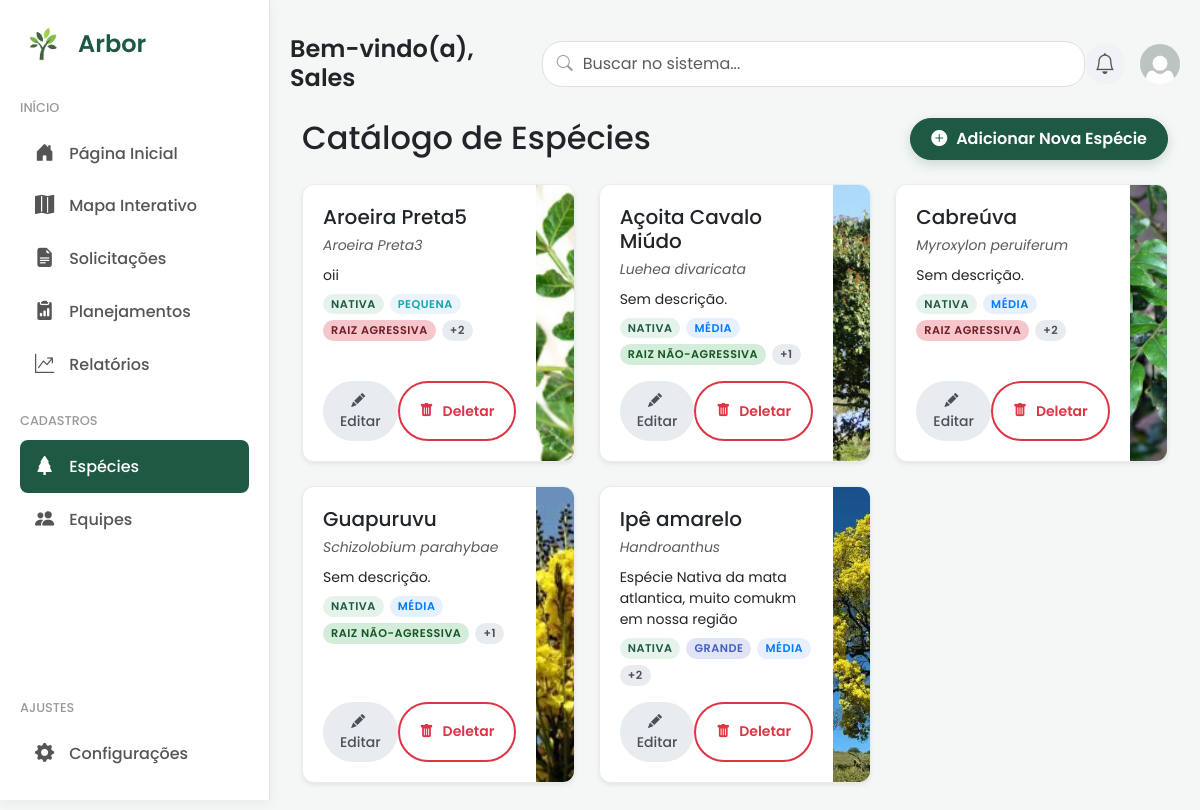
Screenshot of /especies/ (signed in) with the database file from the repository.
### core/models.py (models this page shows, shortened)
class Profile(models.Model):
    user = models.OneToOneField(User, on_delete=models.CASCADE)
    imagem = models.ImageField(default='profile_pics/default.jpg', upload_to='profile_pics')
    cidade_principal = models.ForeignKey(
        CidadePermitida,
        on_delete=models.SET_NULL, # Se a cidade for apagada, não apaga o perfil
        null=True,
        blank=True,
        related_name="usuarios_residentes"
    )
    cidades_secundarias = models.ManyToManyField(
        CidadePermitida,
        blank=True,
        related_name="usuarios_visitantes"
    )

class Especie(models.Model):
    nome_popular = models.CharField(max_length=150, unique=True)
    nome_cientifico =  models.CharField(max_length=150, blank=True, null=True)
    descricao = models.TextField(blank=True, null=True)
    imagem = models.ImageField(upload_to='especies_fotos/', blank=True, null=True, help_text="Foto que aparecerá no card do catálogo.")
    tags = models.ManyToManyField(Tag, blank=True, related_name="especies")

class Tag(models.Model):
    nome = models.CharField(max_length=50, unique=True, help_text="Ex: Nativa, Frutífera, Ornamental")
    cor_fundo = models.CharField(max_length=7, default="#E9ECEF", help_text="Cor de fundo da tag (formato HEX, ex: #E9ECEF)")
    cor_texto = models.CharField(max_length=7, default="#495057", help_text="Cor do texto da tag (formato HEX, ex: #495057)")
    categoria = models.ForeignKey(TagCategory, on_delete=models.CASCADE, related_name="tags", null=True)
    class Meta:
        verbose_name = "Tag"
        verbose_name_plural = "Tags"
        ordering = ['categoria__nome', 'nome']

### core/views.py (the view)
# urls.py: path('especies/', especie_list, name='especie_list'),
@login_required
def especie_list(request):
    especies = Especie.objects.prefetch_related('tags').order_by('nome_popular')
    paginator = Paginator(especies, 9)
    page_number = request.GET.get('page')
    page_obj = paginator.get_page(page_number)
    return render(request, 'core/especie_list.html', {'especies': page_obj})

### core/templates/core/especie_list.html (shortened to what this page needs)
{% extends 'core/base_app.html' %}
{% load static %}
{% block content %}
    <div class="page-header d-flex justify-content-between align-items-center mb-4">
        <h2 class="mb-0">Catálogo de Espécies</h2>
        <a href="{% url 'especie_create' %}" class="btn btn-principal-acao">
            <i class="bi bi-plus-circle-fill me-1"></i>
            Adicionar Nova Espécie
        </a>
    </div>
    <div class="row">
        {% for especie in especies %}
            <div class="col-lg-4 col-md-6 mb-4 d-flex">
                <div class="card card-especie-horizontal h-100 shadow-sm">
                    <div class="card-body-content d-flex flex-column">
                        <div>
                            <h5 class="card-title mb-1">{{ especie.nome_popular }}</h5>
                            <small class="text-muted fst-italic">{{ especie.nome_cientifico|default:"" }}</small>
                            <p class="card-text small my-2">{{ especie.descricao|default:"Sem descrição."|truncatewords:15 }}</p>
                            {% if especie.tags.all %}
                            <div class="tags-container">
                                {% for tag in especie.tags.all|slice:":3" %}
                                    <span class="tag" style="background-color: {{ tag.cor_fundo }}; color: {{ tag.cor_texto }};">{{ tag.nome }}</span>
                                {% endfor %}
                                {% if especie.tags.all.count > 3 %}
                                    <span class="tag tag-more">+{{ especie.tags.all.count|add:"-3" }}</span>
                                {% endif %}
                            </div>
                            {% endif %}
                            </div>
                        <div class="mt-auto pt-3 d-flex justify-content-between">
                            <a href="{% url 'especie_update' pk=especie.pk %}" class="btn btn-secondary-custom btn-sm">
                                <i class="bi bi-pencil-fill me-1"></i> Editar
                            </a>
                            <a href="{% url 'especie_delete' pk=especie.pk %}" class="btn btn-danger-outline btn-sm">
                                <i class="bi bi-trash-fill me-1"></i> Deletar
                            </a>
                        </div>
                    </div>
                    <div class="card-body-img">
                         {% if especie.imagem %}
                            <img src="{{ especie.imagem.url }}" alt="{{ especie.nome_popular }}">
                        {% else %}
                            <img src="{% static 'core/img/placeholder_arvore.jpg' %}" alt="Imagem Padrão">
                        {% endif %}
                    </div>
                </div>
                </div>
        {% endfor %}
    </div>
{% endblock %}

### core/templates/core/base_app.html (shortened to what this page needs)
{% load static %}
<!doctype html>
<html lang="pt-br">
  <head>
    <link href="https://cdn.jsdelivr.net/npm/bootstrap@5.3.3/dist/css/bootstrap.min.css" rel="stylesheet">
    <link rel="stylesheet" href="https://cdn.jsdelivr.net/npm/bootstrap-icons@1.11.3/font/bootstrap-icons.min.css">
    <link rel="stylesheet" href="https://unpkg.com/leaflet@1.9.4/dist/leaflet.css" />
    <link rel="stylesheet" href="https://cdnjs.cloudflare.com/ajax/libs/leaflet.draw/1.0.4/leaflet.draw.css" />
    <link rel="stylesheet" href="https://unpkg.com/leaflet.markercluster@1.4.1/dist/MarkerCluster.css" />
    <link rel="stylesheet" href="https://unpkg.com/leaflet.markercluster@1.4.1/dist/MarkerCluster.Default.css" />
    <link href="https://cdn.jsdelivr.net/npm/select2@4.1.0-rc.0/dist/css/select2.min.css" rel="stylesheet" />
    <link rel="stylesheet" href="{% static 'core/css/custom.css' %}">
  </head>
  <body class="app-body">
    <div class="app-container">
        <nav class="sidebar">
            <div>
                <div class="sidebar-header">
                    <div class="sidebar-logo">
                        <img src="{% static 'core/img/arvore-logo-verde.png' %}" alt="Logo Arbor" style="width: 48px;">
                        <span class="sidebar-logo-text">Arbor</span>
                    </div>
                </div>
                <ul class="sidebar-menu">
                    <li class="menu-header"><span>Início</span></li>
                    <li><a href="{% url 'home' %}" class="{% if request.resolver_match.url_name == 'home' %}active{% endif %}"><i class="bi bi-house-door-fill"></i><span class="menu-text"> Página Inicial</span></a></li>
                    <li><a href="{% url 'mapa' %}" class="{% if request.resolver_match.url_name == 'mapa' %}active{% endif %}"><i class="bi bi-map-fill"></i><span class="menu-text"> Mapa Interativo</span></a></li>
                    <li><a href="{% url 'solicitacao_list' %}" class=""><i class="bi bi-file-earmark-text-fill"></i><span class="menu-text"> Solicitações</span></a></li>
                    <li><a href="{% url 'planejamentos' %}" class="{% if pagina == 'planejamentos' %}active{% endif %}"><i class="bi bi-clipboard2-data-fill"></i><span class="menu-text"> Planejamentos</span></a></li> </span></a></li>
                    <li><a href="{% url 'relatorios' %}" class="{% if request.resolver_match.url_name == 'relatorios' %}active{% endif %}"><i class="bi bi-graph-up-arrow"></i><span class="menu-text"> Relatórios</span></a></li>
                    <li class="menu-header"><span>Cadastros</span></li>
                    <li><a href="{% url 'especie_list' %}" class="{% if 'especie' in request.resolver_match.url_name %}active{% endif %}"><i class="bi bi-tree-fill"></i><span class="menu-text"> Espécies</span></a></li>
                    <li><a href="{% url 'equipe_list' %}" class="{% if 'equipe' in request.resolver_match.url_name %}active{% endif %}"><i class="bi bi-people-fill"></i><span class="menu-text"> Equipes</span></a></li>
                </ul>
            </div>
            <div class="sidebar-footer">
                <ul class="sidebar-menu">
                    <li class="menu-header"><span>Ajustes</span></li>
                    <li><a href="{% url 'configuracoes' %}"><i class="bi bi-gear-fill"></i><span class="menu-text"> Configurações</span></a></li>
                </ul>
            </div>
        </nav>
        <main class="main-content">
            <header class="main-header">
                <div class="header-greeting">
                    <h4>Bem-vindo(a), {{ user.first_name|default:user.username }}</h4>
                </div>
                <div class="header-search">
                    <form action="{% url 'search_results' %}" method="get" class="d-flex">
                        <i class="bi bi-search"></i>
                        <input class="form-control" type="search" name="q" placeholder="Buscar no sistema..." aria-label="Search">
                    </form>
                </div>
                <div class="header-actions">
                    <a href="#" class="header-icon-btn" data-bs-toggle="tooltip" data-bs-placement="bottom" title="Notificações">
                        <i class="bi bi-bell"></i>
                    </a>
                    <div class="dropdown profile-dropdown">
                        <a href="#" class="d-block link-dark text-decoration-none dropdown-toggle" id="dropdownUser1" data-bs-toggle="dropdown" aria-expanded="false">
                            <img src="{{ user.profile.imagem.url }}" alt="Foto do Perfil" width="40" height="40" class="rounded-circle">
                        </a>
                    </div>
                </div>
            </header>
            <div class="page-content">
                <div class="container-xl">
                    {% block content %}{% endblock %}
                </div>
            </div>
        </main>
    </div>
  </body>
</html>

### rows the page displays
Especie: nome_popular "Aroeira Preta5", nome_cientifico "Aroeira Preta3", descricao "oii", tags.all.count|add "2", imagem (picture)
Tag: nome "NATIVA"
Tag: nome "PEQUENA"
Tag: nome "RAIZ AGRESSIVA"
Especie: nome_popular "Açoita Cavalo Miúdo", nome_cientifico "Luehea divaricata", descricao "Sem descrição.", tags.all.count|add "1", imagem (picture)
Tag: nome "MÉDIA"
Tag: nome "RAIZ NÃO-AGRESSIVA"
Especie: nome_popular "Cabreúva", nome_cientifico "Myroxylon peruiferum", descricao "Sem descrição.", tags.all.count|add "2", imagem (picture)
Especie: nome_popular "Guapuruvu", nome_cientifico "Schizolobium parahybae", descricao "Sem descrição.", tags.all.count|add "1", imagem (picture)
Especie: nome_popular "Ipê amarelo", nome_cientifico "Handroanthus", descricao "Espécie Nativa da mata atlantica, muito comukm em nossa região", tags.all.count|add "2", imagem (picture)
Tag: nome "GRANDE"

### other values shown
{{ user.first_name|default:user.username }} "Sales"
